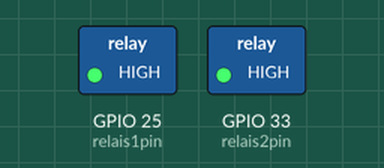
The sketch below on a simulated ESP32. Shown: switched loads named in the sketch (green lamp = pin HIGH).

Above: at 0.5 s.
At 2.0 s:
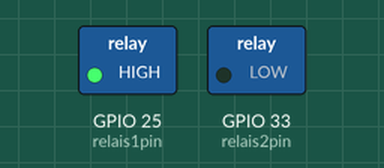
At 3.5 s:
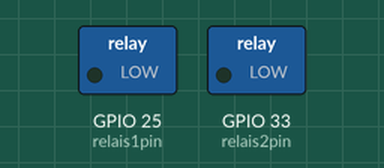
At 4.5 s:
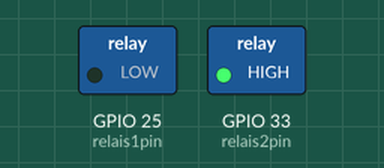
Timing chart, 0 to 6.5 s (numbered marks = the images above):
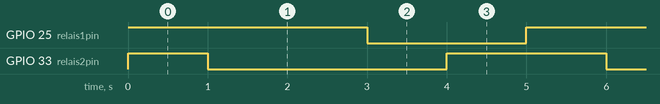

Measured:
- by itself, GPIO 25 (relais1pin): alternates HIGH for 3.0 s and LOW for 2.0 s
- by itself, GPIO 33 (relais2pin): repeats every 5.0 s: LOW 3.0 s, HIGH 2.0 s
- by itself, everything shown: repeats every 5.0 s, in 4 steps

The sketch:

sketch_TestdesLinearaktuator.ino
```cpp
int relais1pin = 25;
int relais2pin = 33;

void setup() {
  pinMode(relais1pin,OUTPUT);
  pinMode(relais2pin,OUTPUT);
}

void loop() {
  // keine Bewegung
  digitalWrite(relais1pin,HIGH);
  digitalWrite(relais2pin,HIGH);
  delay(1000);

  // raus
  digitalWrite(relais1pin,HIGH);
  digitalWrite(relais2pin,LOW);
  delay(2000);

  // keine Bewegung
  digitalWrite(relais1pin,LOW);
  digitalWrite(relais2pin,LOW);
  delay(1000);

  // rein
  digitalWrite(relais1pin,LOW);
  digitalWrite(relais2pin,HIGH);
  delay(1000);

}
```
